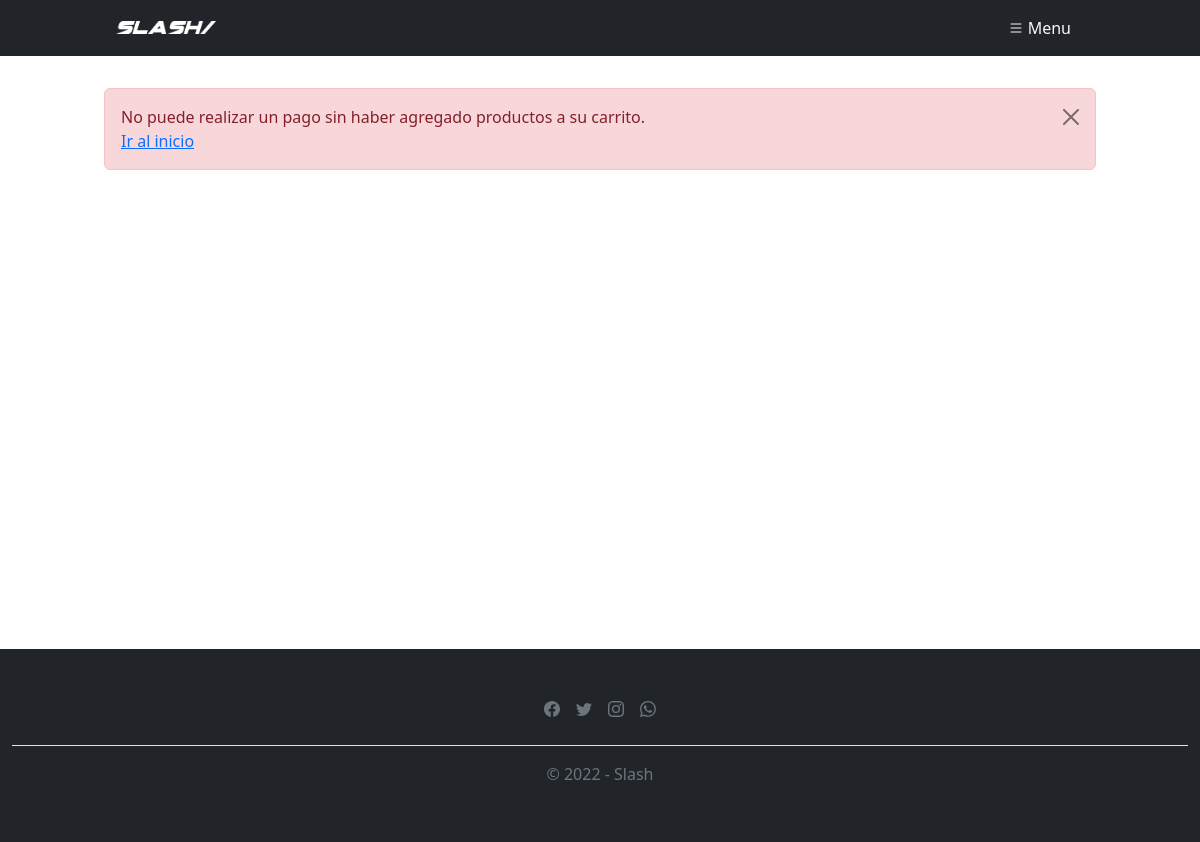
/Vista/pago/index.php (signed in), run on an earlier commit of the app's database.
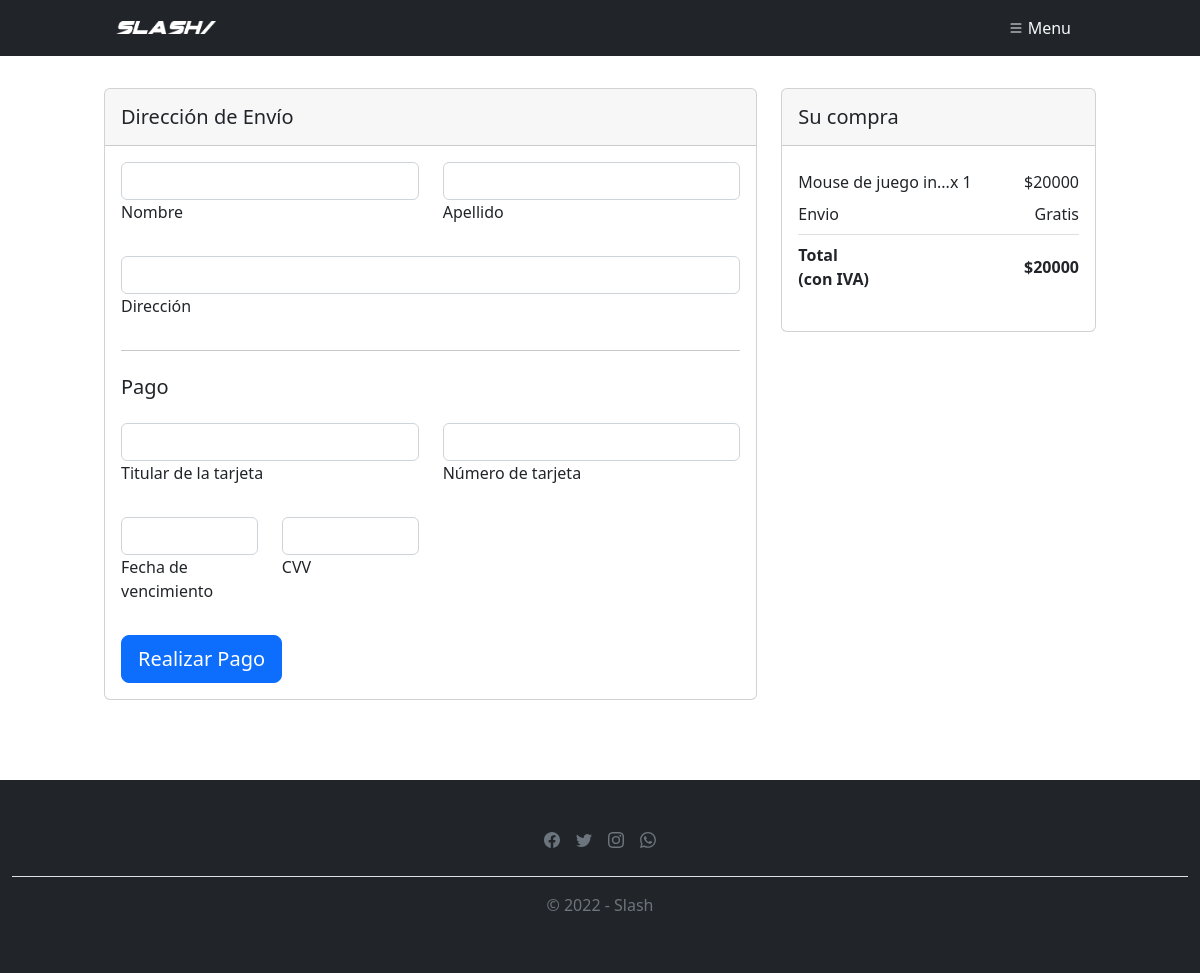
And on a later commit of the database.
### tables this page shows
CREATE TABLE `producto` (
  `idproducto` bigint(20) NOT NULL,
  `pronombre` varchar(250) NOT NULL,
  `prodetalle` varchar(512) NOT NULL,
  `procantstock` int(11) NOT NULL
);

CREATE TABLE `usuario` (
  `idusuario` bigint(20) NOT NULL,
  `usnombre` varchar(50) NOT NULL,
  `uspass` varchar(150) NOT NULL,
  `usmail` varchar(50) NOT NULL,
  `usdeshabilitado` timestamp NULL DEFAULT NULL
);

CREATE TABLE `compraitem` (
  `idcompraitem` bigint(20) UNSIGNED NOT NULL,
  `idproducto` bigint(20) NOT NULL,
  `idcompra` bigint(20) NOT NULL,
  `cicantidad` int(11) NOT NULL
);

### Vista/Estructura/navbar.php (called while the page is built, shortened)
<?php
$objC = new AbmUsuario();
$arreglo = $objC->buscar(["id" => $session->getUsuario()->getId()]);
?>

### Modelo/Conector/BaseDatos.php (called while the page is built, shortened)
<?php
class BaseDatos extends PDO {
  	private $conec;
  	private $indice;
  	private $resultado;
    public function __construct(){
        $this->indice =0;
        try {
           $this->conec=true;
        }catch (PDOException $e) {
            $this->sql = $e->getMessage();
            $this->conec=false;
        }
    }
    public function Iniciar(){
        return $this->getConec();
    }
    public function getConec(){
        return $this->conec;
    }
    public function setSQL($e){
        return "\n".$this->sql = $e;
    }
    private function setIndice ($valor){
        $this->indice = $valor;
    }
    private function getIndice (){
        return $this->indice;
    }
    private function setResultado($valor){
        $this->resultado = $valor;
    }
    private function getResultado(){
       return $this->resultado;
    }
    public function Ejecutar($sql){
        if (stristr($sql,"select")){
            $resp =  $this->EjecutarSelect($sql);
        }
        return $resp;
    }
    private function EjecutarSelect($sql){
        $cant = -1;
        $resultado=parent::query($sql);
        if(!$resultado){
            $this->analizarDebug();
        }else {
            $arregloResult = $resultado->fetchAll();
            $cant = count($arregloResult);
        }
        return $cant;
    }
    public function Registro() {
        $filaActual = false;
        $indiceActual = $this->getIndice();
        if ($indiceActual>=0) {
            $filas = $this->getResultado();
            if($indiceActual<count($filas)){
                $filaActual =  $filas[$indiceActual];
            }else {
                $this->setIndice(-1);
            }
        }
        return $filaActual;
    }
}

### Modelo/Compra.php (called while the page is built, shortened)
<?php
class Compra extends BaseDatos{
    public function buscar($id){
        $encontro = false;
        $consulta = "SELECT * FROM compra WHERE idcompra = '" . $id . "'";
        if($this->Iniciar()){
            if($this->Ejecutar($consulta)){
                if($fila = $this->Registro()){
                    $objUsuario = new Usuario();
                    $objUsuario->buscar($fila["idusuario"]);
                    $encontro = true;
                }
            }else{$this->setMensajeOperacion("compra->buscar: ".$this->getError());}
        }else{$this->setMensajeOperacion("compra->buscar: ".$this->getError());}
        return $encontro;
    }
}
?>

### Modelo/CompraItem.php (called while the page is built, shortened)
<?php
class CompraItem extends BaseDatos{
    private $objProducto;
    private $cantidad;
    public function __construct()
    {
        $this->objProducto = new Producto;
        $this->cantidad = null;
    }
    public function getObjProducto(){
        return $this->objProducto;
    }
    public function setObjProducto($objProducto){
        $this->objProducto = $objProducto;
    }
    public function getCantidad(){
        return $this->cantidad;
    }
    public function setCantidad($cantidad){
        $this->cantidad = $cantidad;
    }
    public function buscar($id){
        $encontro = false;
        $consulta = "SELECT * FROM compraitem WHERE idcompraitem = '" . $id . "'";
        if($this->Iniciar()){
            if($this->Ejecutar($consulta)){
                if($fila = $this->Registro()){
                    $objProducto = new Producto;
                    $objProducto->buscar($fila["idproducto"]);
                    $objCompra = new Compra();
                    $objCompra->buscar($fila["idcompra"]);
                    $encontro = true;
                }
            }else{$this->setMensajeOperacion("compraitem->buscar: ".$this->getError());}
        }else{$this->setMensajeOperacion("compraitem->buscar: ".$this->getError());}
        return $encontro;
    }
    public function listar($condicion = ""){
        $arreglo = null;
        $consulta = "SELECT * FROM compraitem";
        if($condicion != ""){
            $consulta .= " WHERE " . $condicion;
        }
        if($this->Iniciar()){
            if($this->Ejecutar($consulta)){
                $arreglo = [];
                while($fila = $this->Registro()){
                    $objCompraItem = new CompraItem();
                    $objCompraItem->buscar($fila["idcompraitem"]);
                    array_push($arreglo, $objCompraItem);
                }
            }else{$this->setMensajeOperacion("compraitem->listar: ".$this->getError());}
        }else{$this->setMensajeOperacion("compraitem->listar: ".$this->getError());}
        return $arreglo;
    }
}
?>

### Control/AbmCompra.php (called while the page is built, shortened)
<?php
class AbmCompra{
    public function buscarItems($param){
        $where = " true ";
        $claves = ["id", "idcompraitem", "idproducto"];
        $db = ["idcompra", "idcompraitem", "idproducto"];
        if ($param<>null){
            for($i = 0; $i < count($claves); $i++){
                if(isset($param[$claves[$i]])){
                    $where.= " and " . $db[$i] . " = '". $param[$claves[$i]]  ."'";
                }
            }
        }
        $obj = new CompraItem();
        $arreglo = $obj->listar($where);
        return $arreglo;
    }
}
?>

### Modelo/Usuario.php (called while the page is built, shortened)
<?php
class Usuario extends BaseDatos{
    public function buscar($id){
        $encontro = false;
        $consulta = "SELECT * FROM usuario WHERE idusuario = '" . $id . "'";
        if($this->Iniciar()){
            if($this->Ejecutar($consulta)){
                if($fila = $this->Registro()){
                    $encontro = true;
                }
            }else{$this->setMensajeOperacion("usuario->buscar: ".$this->getError());}
        }else{$this->setMensajeOperacion("usuario->buscar: ".$this->getError());}
        return $encontro;
    }
    public function listar($condicion = ""){
        $arreglo = null;
        $consulta = "SELECT * FROM usuario";
        if($condicion != ""){
            $consulta .= " WHERE " . $condicion;
        }
        if($this->Iniciar()){
            if($this->Ejecutar($consulta)){
                $arreglo = [];
                while($fila = $this->Registro()){
                    $objUsuario = new Usuario();
                    $objUsuario->cargar(
                        $fila["idusuario"],
                        $fila["usnombre"],
                        $fila["uspass"],
                        $fila["usmail"],
                        $fila["usdeshabilitado"]
                    );
                    array_push($arreglo, $objUsuario);
                }
            }else{$this->setMensajeOperacion("usuario->listar: ".$this->getError());}
        }else{$this->setMensajeOperacion("usuario->listar: ".$this->getError());}
        return $arreglo;
    }
}
?>

### Control/AbmUsuario.php (called while the page is built, shortened)
<?php
class AbmUsuario{
    public function buscar($param){
        $where = " true ";
        $claves = ["id","nombre","pass","mail","deshabilitado"];
        $db = ["idusuario", "usnombre", "uspass", "usmail", "usdeshabilitado"];
        if ($param<>null){
            for($i = 0; $i < count($claves); $i++){
                if(isset($param[$claves[$i]])){
                    $where.= " and " . $db[$i] . " = '". $param[$claves[$i]]  ."'";
                }
            }
        }
        $obj = new Usuario();
        $arreglo = $obj->listar($where);
        return $arreglo;
    }
}
?>

### Control/Session.php (called while the page is built, shortened)
<?php
class Session{
    public function getUsuario(){
        $abmUsuario = new AbmUsuario();
        $where = ["id" => $_SESSION["idusuario"]];
        $arreglo = $abmUsuario->buscar($where);
        $objResultado = $arreglo[0];
        return $objResultado;
    }
}
?>

### Modelo/Producto.php (called while the page is built, shortened)
<?php
class Producto extends BaseDatos{
    private $nombre;
    private $detalle;
    public function __construct()
    {
        $this->nombre = "";
        $this->detalle = "";
    }
    public function getNombre(){
        return $this->nombre;
    }
    public function setNombre($nombre){
        $this->nombre = $nombre;
    }
    public function getDetalle(){
        return $this->detalle;
    }
    public function setDetalle($detalle){
        $this->detalle = $detalle;
    }
    public function buscar($id){
        $encontro = false;
        $consulta = "SELECT * FROM producto WHERE idproducto = '" . $id . "'";
        if($this->Iniciar()){
            if($this->Ejecutar($consulta)){
                if($fila = $this->Registro()){
                    $encontro = true;
                }
            }else{$this->setMensajeOperacion("producto->buscar: ".$this->getError());}
        }else{$this->setMensajeOperacion("producto->buscar: ".$this->getError());}
        return $encontro;
    }
}
?>

### Vista/pago/index.php (the view, shortened to what the changed rows need)
<?php
include_once "../Estructura/headerSeguro.php";
$objControl = new AbmCompra();
$param["idusuario"] = $session->getUsuario()->getId();
$compras = $objControl->retornarCarrito($param);
$total = 0;
if(isset($compras)){
    $param["id"] = $compras->getId();
    $list = $objControl->buscarItems($param);
}
echo '<main class="col-12 my-3 mx-auto w-100 max">';
$combo =  "";
if (isset($list) && count($list) > 0) {
  foreach ($list as $elem) {
    $detalle = explode("///",$elem->getObjProducto()->getDetalle());
    $precio = $detalle[0] * $elem->getCantidad();
    $total += $precio;
    $combo .= '<li class="list-group-item d-flex justify-content-between align-items-center border-0 px-0 pb-0">
        ' .  mb_strimwidth($elem->getObjProducto()->getNombre(), 0, 20, "...") . 'x ' . $elem->getCantidad() . '
        <span>$'.$precio.'</span>
      </li>';
  }
  echo '
    <main class="col-12 my-3 mx-auto w-100 max">
      <div class="row">
        <div class="col-md-8 mb-4">
          <div class="card mb-4">
            <div class="card-header py-3">
              <h5 class="mb-0">Dirección de Envío</h5>
            </div>
            <div class="card-body">
              <form id="form-abm" method="POST" action="../pedidos/index.php">
                <input type="text" name="id" id="id" value="' . $list[0]->getObjCompra()->getId() . '" hidden>
                <div class="row mb-4">
                  <div class="col">
                    <div class="form-outline">
                      <input type="text" id="nombre" name="nombre" class="form-control" required />
                      <label class="form-label" for="nombre">Nombre</label>
                    </div>
                  </div>
                  <div class="col">
                    <div class="form-outline">
                      <input type="text" id="apellido" name="apellido" class="form-control" required />
                      <label class="form-label" for="apellido">Apellido</label>
                    </div>
                  </div>
                </div>
                <div class="form-outline mb-4">
                  <input type="text" id="direccion" name="direccion" class="form-control" required />
                  <label class="form-label" for="direccion">Dirección</label>
                </div>
                <hr class="my-4" />
                <h5 class="mb-4">Pago</h5>
                <div class="row mb-4">
                  <div class="col">
                    <div class="form-outline">
                      <input type="text" id="titular" name="titular" class="form-control" required />
                      <label class="form-label" for="titular">Titular de la tarjeta</label>
                    </div>
                  </div>
                  <div class="col">
                    <div class="form-outline">
                      <input type="text" id="numero" name="numero" class="form-control" maxlength="16"  required/>
                      <label class="form-label" for="numero" >Número de tarjeta</label>
                    </div>
                  </div>
                </div>
                <div class="row mb-4">
                  <div class="col-3">
                    <div class="form-outline">
                      <input type="text" id="vencimiento" name="vencimiento" class="form-control" required maxlength="5" />
                      <label class="form-label" for="vencimiento">Fecha de vencimiento</label>
                    </div>
                  </div>
                  <div class="col-3">
                    <div class="form-outline">
                      <input type="password" id="cvv" name="cvv" class="form-control" maxlength="4" />
                      <label class="form-label" for="cvv">CVV</label>
                    </div>
                  </div>
                </div>
                <button class="btn btn-primary btn-lg btn-block" type="submit" id="btn-submit">
                  Realizar Pago
                </button>
              </form>
            </div>
          </div>
        </div>
        <div class="col-md-4 mb-4">
          <div class="card mb-4">
            <div class="card-header py-3">
              <h5 class="mb-0">Su compra</h5>
            </div>
            <div class="card-body">
              <ul class="list-group list-group-flush">
                ' . $combo . '
                <li class="list-group-item d-flex justify-content-between align-items-center px-0">
                  Envio
                  <span>Gratis</span>
                </li>
                <li class="list-group-item d-flex justify-content-between align-items-center border-0 px-0 mb-3">
                  <div>
                    <strong>Total</strong>
                    <strong>
                      <p class="mb-0">(con IVA)</p>
                    </strong>
                  </div>
                  <span><strong>$'.$total.'</strong></span>
                </li>
              </ul>
            </div>
          </div>
        </div>
      </div>
    </main>
    ';
} else {
  echo mostrarError("No puede realizar un pago sin haber agregado productos a su carrito.<br>
  <a href='../home/index.php'>Ir al inicio</a>");
}
echo "</main>"
?>
<?php
include_once "../Estructura/footer.php";
?>

### Util/funciones.php (shortened to what the changed rows need)
<?php
function mostrarError($contenidoError){
    return '
        <div class="col-12 alert alert-danger m-3 p-3 mx-auto alert-dismissible fade show" role="alert">'.
        $contenidoError .
        '<button type="button" class="btn-close" data-bs-dismiss="alert" aria-label="Close"></button></div>';
}
?>

What changed in the data, as far as the page shows it:
now on this page (row edited): producto: pronombre "Mouse de juego in...", prodetalle.cicantidad "20000"
added compraitem: cicantidad "1"
Also different on the page:
$total: (not shown) → "20000"
$contenidoError: "No puede realizar un pago sin haber agregado productos a su carrito. Ir al inicio" → (not shown)
text now shown: "Dirección de Envío Nombre Apellido Dirección Pago Titular de la tarjeta Número de tarjeta Fecha de vencimiento CVV Realizar Pago Su compra Envio Gratis Total (con IVA) $"
